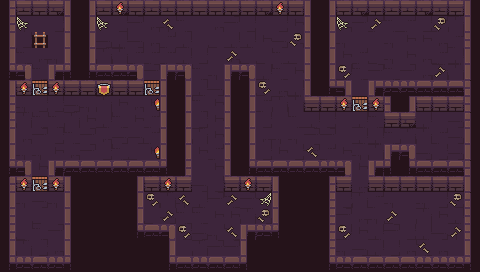

Below is a game level as drawn by its tile map, then a one-line description and the .tmx that defines it (tile-layer data replaced by summaries):
An orthogonal 30x17 tile map with 16x16 px tiles, 8 tile layers (Floor, Walls, Decorations, Door1, ...), 1 hidden layer not drawn and 19 objects (8x Coin, 3x SilverKey, 3x SilverDoor, Potion, GoldDoor, ...).

<map version="1.10" tiledversion="1.10.1" orientation="orthogonal" renderorder="right-down" width="30" height="17" tilewidth="16" tileheight="16" infinite="0" nextlayerid="11" nextobjectid="20">
 <tileset firstgid="1" source="Dungeon_Tileset.tsx" />
 <layer id="1" name="Floor" width="30" height="17">
  <data>[510 cells, 510 non-empty, 12 distinct tile ids]</data>
 </layer>
 <layer id="2" name="Walls" width="30" height="17">
  <data>[510 cells, 256 non-empty, 22 distinct tile ids]</data>
 </layer>
 <layer id="9" name="Decorations" width="30" height="17">
  <data>[510 cells, 38 non-empty, 6 distinct tile ids]</data>
 </layer>
 <layer id="4" name="Interactables" width="30" height="17" visible="0">
  <data>[510 cells, 13 non-empty, 4 distinct tile ids]</data>
 </layer>
 <layer id="3" name="Door1" width="30" height="17">
  <data>[510 cells, 1 non-empty, 1 distinct tile ids]</data>
 </layer>
 <layer id="7" name="Door2" width="30" height="17">
  <data>[510 cells, 1 non-empty, 1 distinct tile ids]</data>
 </layer>
 <layer id="8" name="Door3" width="30" height="17">
  <data>[510 cells, 1 non-empty, 1 distinct tile ids]</data>
 </layer>
 <layer id="6" name="Door4" width="30" height="17">
  <data>[510 cells, 1 non-empty, 1 distinct tile ids]</data>
 </layer>
 <layer id="5" name="Ladder" width="30" height="17">
  <data>[510 cells, 1 non-empty, 1 distinct tile ids]</data>
 </layer>
 <objectgroup id="10" name="Interactables" visible="0">
  <object id="1" name="SilverKey" x="448" y="32" width="16" height="16" />
  <object id="2" name="Coin" x="448" y="48" width="16" height="16" />
  <object id="3" name="SilverDoor" x="352" y="96" width="16" height="16" />
  <object id="4" name="SilverKey" x="448" y="208" width="16" height="16" />
  <object id="5" name="SilverKey" x="192" y="240" width="16" height="16" />
  <object id="6" name="Coin" x="176" y="240" width="16" height="16" />
  <object id="7" name="Potion" x="208" y="240" width="16" height="16" />
  <object id="8" name="Coin" x="224" y="240" width="16" height="16" />
  <object id="9" name="SilverDoor" x="144" y="80" width="16" height="16" />
  <object id="10" name="GoldDoor" x="32" y="80" width="16" height="16" />
  <object id="11" name="SilverDoor" x="32" y="176" width="16" height="16" />
  <object id="12" name="Coin" x="16" y="240" width="16" height="16" />
  <object id="13" name="Coin" x="48" y="240" width="16" height="16" />
  <object id="14" name="Coin" x="16" y="208" width="16" height="16" />
  <object id="15" name="Coin" x="48" y="208" width="16" height="16" />
  <object id="16" name="Coin" x="32" y="224" width="16" height="16" />
  <object id="17" name="Ladder" x="32" y="32" width="16" height="16" />
  <object id="18" name="GoldKey" x="96" y="32" width="16" height="16" />
  <object id="19" name="startingPoint" x="432" y="128" width="16" height="16" />
 </objectgroup>
</map>
